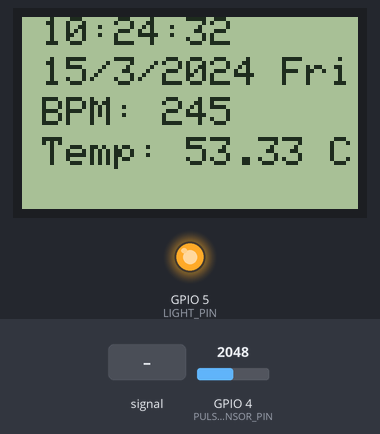
Bench run of a sketch on a simulated ESP32. On the bench: 84×48 one-colour display, output pins drawn as LEDs (lit = HIGH). The test bench sets the inputs (shaded band); at power-on: GPIO 4 (PULSE_SENSOR_PIN) = 2048. WiFi joins after 1.5 s; servers stay silent unless stated; network time is answered at once with the bench clock; the local clock reads 2024-03-15 10:24:30 at power-on unless the sketch sets it.

Above: at 2.7 s.
2.8 s: GPIO 4 (PULSE_SENSOR_PIN) fed a 200 Hz sine of ±327 counts around its level
At 4.4 s:
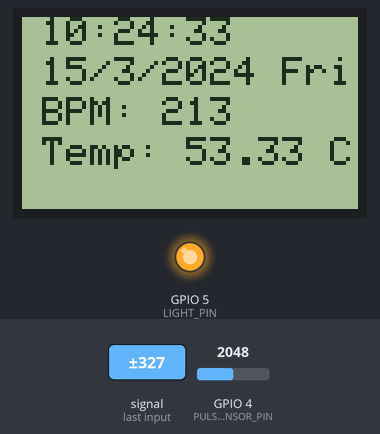
6.1 s: GPIO 4 (PULSE_SENSOR_PIN) set to 2866
At 7.0 s:
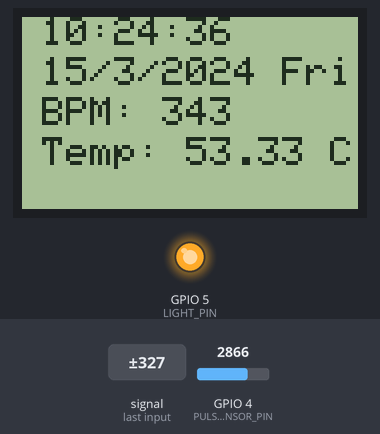
9.1 s: GPIO 4 (PULSE_SENSOR_PIN) fed a 1000 Hz sine of ±1023 counts around its level
At 10.4 s:
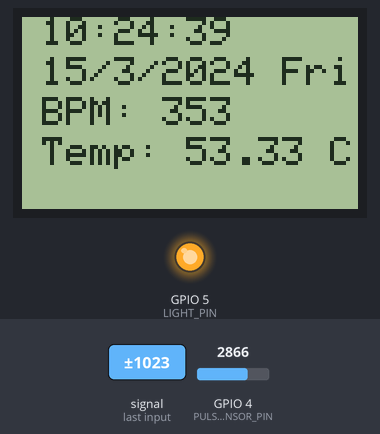
12.1 s: GPIO 4 (PULSE_SENSOR_PIN) set to 3603
At 13.1 s:
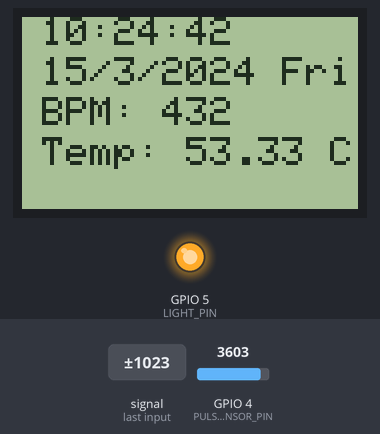
15.2 s: GPIO 4 (PULSE_SENSOR_PIN) set to 4095
At 16.5 s:
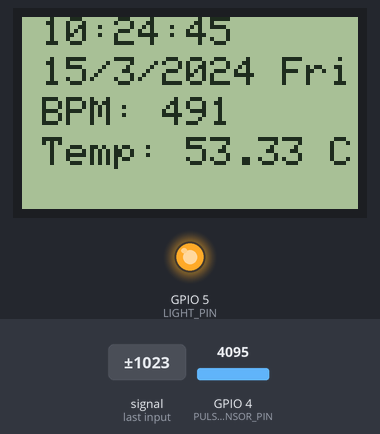
Timing chart, 0 to 18.2 s (numbered marks = the images above; inputs shaded):
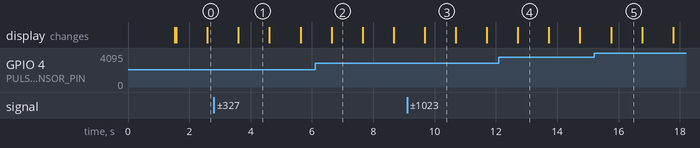

Measured:
- what the display in image 1 shows lasts 1.0 s, from 3.6 s to 4.6 s

The sketch:

code.ino
```cpp
#include <WiFi.h>
#include <Wire.h>
#include <NTPClient.h>
#include <WiFiUdp.h>
#include <Adafruit_GFX.h>
#include <Adafruit_PCD8544.h>

const char* ssid = "***";
const char* password = "***";

WiFiUDP ntpUDP;
NTPClient timeClient(ntpUDP, "pool.ntp.org", 19800, 60000);

#define RST_PIN 23
#define CE_PIN 22
#define DC_PIN 21
#define DIN_PIN 19
#define CLK_PIN 18
#define LIGHT_PIN 5
#define PULSE_SENSOR_PIN 4

Adafruit_PCD8544 display = Adafruit_PCD8544(CE_PIN, DC_PIN, DIN_PIN, CLK_PIN, RST_PIN);

float getTemperature() {
  uint8_t tempSensor = 128;
  return (tempSensor - 32) / 1.8;
}

const char* daysOfWeek[7] = {"Sun", "Mon", "Tue", "Wed", "Thu", "Fri", "Sat"};

void setup() {
  Serial.begin(115200);
  WiFi.begin(ssid, password);
  while (WiFi.status() != WL_CONNECTED) delay(500);

  timeClient.begin();
  display.begin();
  display.setContrast(50);
  display.clearDisplay();

  pinMode(LIGHT_PIN, OUTPUT);
  digitalWrite(LIGHT_PIN, HIGH);
  pinMode(PULSE_SENSOR_PIN, INPUT);
}

void loop() {
  timeClient.update();
  String timeStr = timeClient.getFormattedTime();
  int dayIndex = timeClient.getDay();
  const char* dayName = daysOfWeek[dayIndex];

  time_t epochTime = timeClient.getEpochTime();
  struct tm *timeInfo = localtime(&epochTime);
  String dateStr = String(timeInfo->tm_mday) + "/" + String(timeInfo->tm_mon + 1) + "/" + String(timeInfo->tm_year + 1900) + " " + dayName;

  int pulseValue = analogRead(PULSE_SENSOR_PIN);
  int bpm = map(pulseValue, 500, 1000, 60, 120);
  float temperature = getTemperature();

  display.clearDisplay();
  display.setTextSize(1);
  display.setTextColor(BLACK);

  display.setCursor(5, 0);
  display.println(timeStr);
  display.setCursor(5, 10);
  display.println(dateStr);
  display.setCursor(5, 20);
  display.print("BPM: ");
  display.println(bpm);
  display.setCursor(5, 30);
  display.print("Temp: ");
  display.print(temperature);
  display.println(" C");

  display.display();
  delay(1000);
}
```
